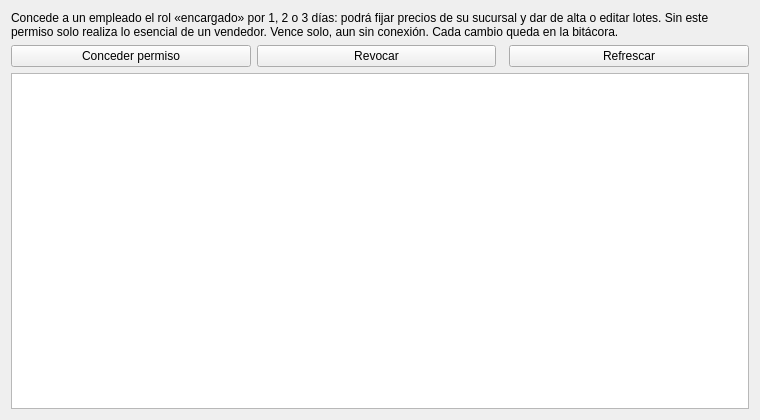
<?xml version="1.0" encoding="UTF-8"?>
<ui version="4.0">
 <class>PermisosPage</class>
 <widget class="QWidget" name="PermisosPage">
  <property name="geometry">
   <rect><x>0</x><y>0</y><width>760</width><height>420</height></rect>
  </property>
  <layout class="QVBoxLayout" name="verticalLayout">
   <item>
    <widget class="QLabel" name="labelAyuda">
     <property name="wordWrap"><bool>true</bool></property>
     <property name="text"><string>Concede a un empleado el rol «encargado» por 1, 2 o 3 días: podrá fijar precios de su sucursal y dar de alta o editar lotes. Sin este permiso solo realiza lo esencial de un vendedor. Vence solo, aun sin conexión. Cada cambio queda en la bitácora.</string></property>
    </widget>
   </item>
   <item>
    <layout class="QHBoxLayout" name="botonesLayout">
     <item><widget class="QPushButton" name="btnNuevo"><property name="text"><string>Conceder permiso</string></property></widget></item>
     <item><widget class="QPushButton" name="btnRevocar"><property name="text"><string>Revocar</string></property></widget></item>
     <item><spacer name="spacer"><property name="orientation"><enum>Qt::Horizontal</enum></property></spacer></item>
     <item><widget class="QPushButton" name="btnRefrescar"><property name="text"><string>Refrescar</string></property></widget></item>
    </layout>
   </item>
   <item>
    <widget class="QTableView" name="tableView"/>
   </item>
  </layout>
 </widget>
 <resources/>
 <connections/>
</ui>
